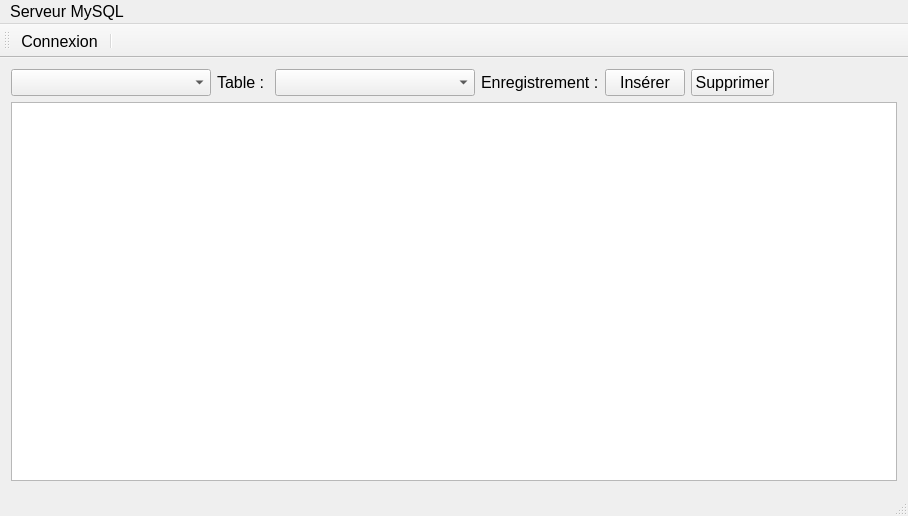
<?xml version="1.0" encoding="UTF-8"?>
<ui version="4.0">
 <class>MainWindow</class>
 <widget class="QMainWindow" name="MainWindow">
  <property name="geometry">
   <rect>
    <x>0</x>
    <y>0</y>
    <width>908</width>
    <height>516</height>
   </rect>
  </property>
  <property name="font">
   <font>
    <pointsize>12</pointsize>
   </font>
  </property>
  <property name="windowTitle">
   <string>Application snirBanque</string>
  </property>
  <widget class="QWidget" name="centralWidget">
   <layout class="QHBoxLayout" name="horizontalLayout_2">
    <item>
     <layout class="QVBoxLayout" name="verticalLayout">
      <item>
       <layout class="QHBoxLayout" name="horizontalLayout">
        <item>
         <widget class="QComboBox" name="comboBoxBases">
          <property name="minimumSize">
           <size>
            <width>200</width>
            <height>0</height>
           </size>
          </property>
         </widget>
        </item>
        <item>
         <widget class="QLabel" name="label">
          <property name="font">
           <font>
            <pointsize>12</pointsize>
           </font>
          </property>
          <property name="text">
           <string>Table : </string>
          </property>
         </widget>
        </item>
        <item>
         <widget class="QComboBox" name="comboBoxTable">
          <property name="minimumSize">
           <size>
            <width>200</width>
            <height>0</height>
           </size>
          </property>
          <property name="font">
           <font>
            <pointsize>12</pointsize>
           </font>
          </property>
         </widget>
        </item>
        <item>
         <widget class="QLabel" name="label_2">
          <property name="text">
           <string>Enregistrement :</string>
          </property>
         </widget>
        </item>
        <item>
         <widget class="QPushButton" name="pushButtonInserer">
          <property name="font">
           <font>
            <pointsize>12</pointsize>
           </font>
          </property>
          <property name="text">
           <string>Insérer</string>
          </property>
         </widget>
        </item>
        <item>
         <widget class="QPushButton" name="pushButtonSupprimer">
          <property name="font">
           <font>
            <pointsize>12</pointsize>
           </font>
          </property>
          <property name="text">
           <string>Supprimer</string>
          </property>
         </widget>
        </item>
        <item>
         <spacer name="horizontalSpacer">
          <property name="orientation">
           <enum>Qt::Horizontal</enum>
          </property>
          <property name="sizeHint" stdset="0">
           <size>
            <width>40</width>
            <height>20</height>
           </size>
          </property>
         </spacer>
        </item>
       </layout>
      </item>
      <item>
       <widget class="QTableView" name="tableView">
        <property name="font">
         <font>
          <pointsize>12</pointsize>
         </font>
        </property>
        <property name="alternatingRowColors">
         <bool>true</bool>
        </property>
       </widget>
      </item>
     </layout>
    </item>
   </layout>
  </widget>
  <widget class="QMenuBar" name="menuBar">
   <property name="geometry">
    <rect>
     <x>0</x>
     <y>0</y>
     <width>908</width>
     <height>26</height>
    </rect>
   </property>
   <widget class="QMenu" name="menuBase_de_donn_es">
    <property name="title">
     <string>Serveur MySQL</string>
    </property>
    <addaction name="actionConnexion"/>
    <addaction name="actionQuitter"/>
   </widget>
   <addaction name="menuBase_de_donn_es"/>
  </widget>
  <widget class="QToolBar" name="mainToolBar">
   <attribute name="toolBarArea">
    <enum>TopToolBarArea</enum>
   </attribute>
   <attribute name="toolBarBreak">
    <bool>false</bool>
   </attribute>
   <addaction name="actionConnexion"/>
   <addaction name="separator"/>
  </widget>
  <widget class="QStatusBar" name="statusBar"/>
  <action name="actionConnexion">
   <property name="icon">
    <iconset resource="icons.qrc">
     <normaloff>:/images/data-center.png</normaloff>:/images/data-center.png</iconset>
   </property>
   <property name="text">
    <string>Connexion</string>
   </property>
  </action>
  <action name="actionQuitter">
   <property name="text">
    <string>Quitter</string>
   </property>
  </action>
 </widget>
 <layoutdefault spacing="6" margin="11"/>
 <resources>
  <include location="icons.qrc"/>
 </resources>
 <connections/>
</ui>
